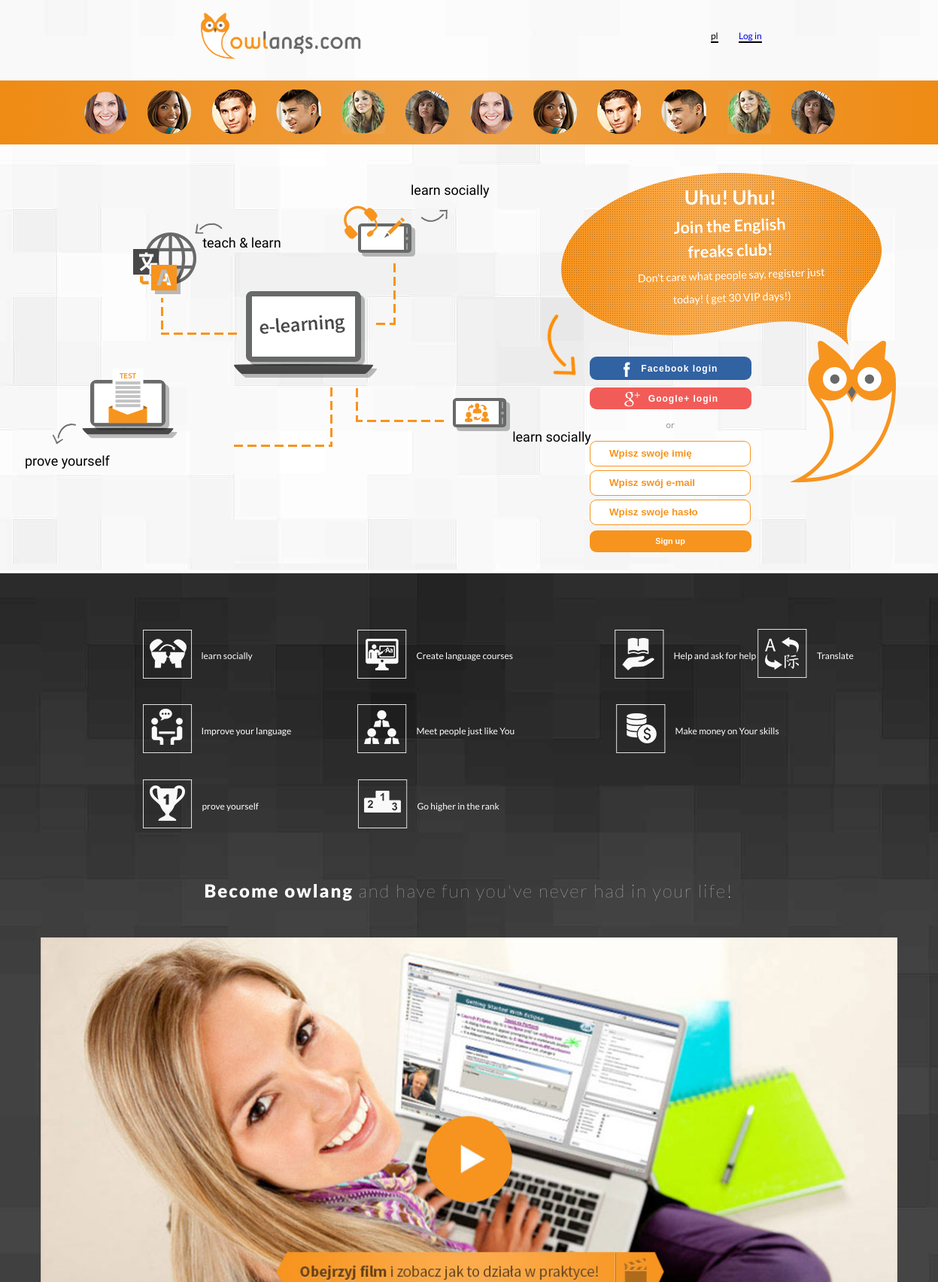
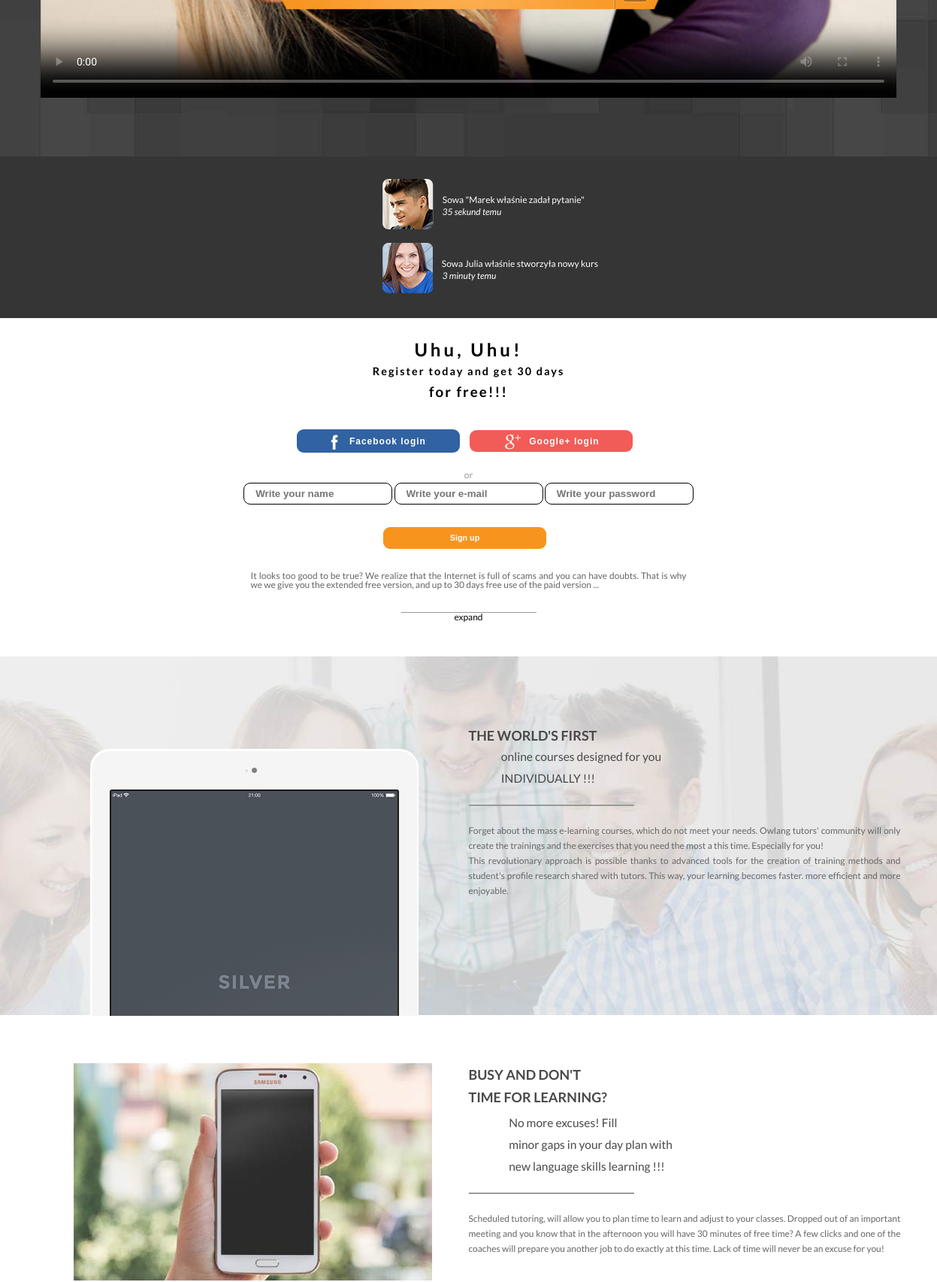
The page / (upper part) on the database its author committed (2 pictures, top to bottom).
### tables this page shows
CREATE TABLE `langs` (
  `id` int(11) NOT NULL,
  `pl` text NOT NULL,
  `en` text NOT NULL
);

### ajax/db.php (called while the page is built, shortened)
<?php session_start();
    try { $db = new PDO('mysql:host=mysql4.mydevil.net;dbname=m1310_sowa;charset=utf8','m1310_sowa','1Milion$'); }
    catch (PDOException $e) { echo "Problem z DB"; die(); }
    function dcangaris ($x1) {
        $x2 = stripslashes(preg_replace("/'/",'&#39;',$x1));
        $x3 = stripslashes(preg_replace('/"/','&#34;',$x2));
        return ''.$x3;
    }
    function langs ($val) {
        if($val) {
            global $db;
            $stmt = $db->prepare("select count(id) from langs where pl = ?");
            $stmt->bindValue(1, $val, PDO::PARAM_STR);
            $stmt->execute();
            $pid =  $stmt->fetchColumn();
            if($pid > 0) {
                if($stmt = $db->prepare("select en,pl from langs where pl = ? limit 1")) {
                    $stmt->bindValue(1, $val, PDO::PARAM_STR);
                    $stmt->execute();
                    $line = $stmt->fetchAll(PDO::FETCH_ASSOC);
                    if($line[0]['en']) { return dcangaris($line[0]['en']); }
                    else { return dcangaris($line[0]['pl']); }
                }
            }
        }
    }
?>

### index.php (the view, shortened to what this page needs)
<?php require_once("ajax/db.php");
?>
<!DOCTYPE html>
<html lang="pl">
<head>
    <link href="css/modal.min.css" rel="stylesheet" type="text/css">
    <link rel="stylesheet" type="text/css" href="css/html5reset-1.6.1.css">
    <link rel="stylesheet" type="text/css" href="css/style.css">
</head>
<body>
    <header>
        <a href="/index">
            <div id="logo">
                <h1 class="hidden">SowaJęzykowa.pl</h1>
            </div>
        </a>
        <div id="logowanie">
            <ul>
                <li>pl</li>
                <li><a href="/login"><? echo langs("Zasowuj się"); ?></a></li>
            </ul>
        </div>
    </header>
    <section id="faces">
        <h2 class="hidden">Użytkownicy</h2>
        <ul>
            <li><img src="img/strona_glowna/twarz1.png" alt="avatar1" /></li>
            <li><img src="img/strona_glowna/twarz2.png" alt="avatar2" /></li>
            <li><img src="img/strona_glowna/twarz3.png" alt="avatar3" /></li>
            <li><img src="img/strona_glowna/twarz4.png" alt="avatar4" /></li>
            <li><img src="img/strona_glowna/twarz5.png" alt="avatar5" /></li>
            <li><img src="img/strona_glowna/twarz6.png" alt="avatar6" /></li>
            <li><img src="img/strona_glowna/twarz1.png" alt="avatar1" /></li>
            <li><img src="img/strona_glowna/twarz2.png" alt="avatar2" /></li>
            <li class="none750"><img src="img/strona_glowna/twarz3.png" alt="avatar3" /></li>
            <li class="none750"><img src="img/strona_glowna/twarz4.png" alt="avatar4" /></li>
            <li class="none970"><img src="img/strona_glowna/twarz5.png" alt="avatar5" /></li>
            <li class="none970"><img src="img/strona_glowna/twarz6.png" alt="avatar6" /></li>
        </ul>
    </section>
    <section id="banner">
        <div class="wrapper">
            <h2 class="hidden">Schemat nauki</h2>
            <div id="e-learning">
                <img id="schemat" src="img/strona_glowna/schemat_nauki2.png" alt="schemat nauki" />
                <span id="tlumacz"><? echo langs("tłumacz"); ?></span>
                <span id="ucz1"><? echo langs("ucz się i nauczaj"); ?></span>
                <span id="zdobywaj"><? echo langs("zdobywaj nagrody"); ?></span>
                <span id="takich"><? echo langs("takich jak Ty"); ?></span>
            </div>
            <div id="dolacz">
                <img id="chmura" src="img/strona_glowna/sowachmura2.png" alt="chmura" />
                <h3><? echo langs("Uhu! Uhu!"); ?></h3>
                <p><span><? echo langs("Dołącz do klubu <br> pasjonatów angielskiego!</span> <br> Dziś się zarejestrujesz 30 dni VIP <br>zyskujesz"); ?></span></p>
                <div id="formularz">
                    <button class="loginBtn facebook">
                        <img src="img/strona_glowna/facebook.png" alt="fb" />
                        <span><? echo langs("Wejdź przez Facebook"); ?></span>
                    </button>
                    <div class="gSignInWrapper">
                        <button id='customBtn1' class="google customGPlusSignIn"><img src="img/strona_glowna/gplus.png" alt="google plus" /><span><? echo langs("Wejdź przez Google+"); ?></span></button>
                    </div>
                    <span><? echo langs("lub"); ?></span>
                    <div class='form'>
                        <input id="imie" required placeholder="Wpisz swoje imię">
                        <input id="email" tyle='email' required placeholder="Wpisz swój e-mail">
                        <input type="password" required id="haslo" placeholder="Wpisz swoje hasło">
                        <button class="btn btn-100 register"><? echo langs("ZAREJESTRUJ SIĘ"); ?></button>
                    </div>
                </div>
            </div>
        </div>
    </section>
    <section id="film">
        <div class="wrapper">
            <div class="col1">
                <ul>
                    <li><img id="ico1" src="img/strona_glowna/ico1.png" alt="nauka" /><? echo langs("Ucz się i nauczaj"); ?></li>
                    <li><img id="ico4" src="img/strona_glowna/ico4.png" alt="nauka" /><? echo langs("Szlifuj język"); ?></li>
                    <li><img id="ico7" src="img/strona_glowna/ico7.png" alt="nauka" /><? echo langs("Zdobywaj nagrody"); ?></li>
                </ul>
            </div>
            <div class="col2">
                <ul>
                    <li><img id="ico2" src="img/strona_glowna/ico2.png" alt="nauka" /><? echo langs("Twórz autorskie kursy językowe"); ?></li>
                    <li><img id="ico5" src="img/strona_glowna/ico5.png" alt="nauka" /><? echo langs("Poznawaj ludzi takich jak Ty"); ?></li>
                    <li><img id="ico8" src="img/strona_glowna/ico8.png" alt="nauka" /><? echo langs("Pnij się po szczeblach rankingu"); ?></li>
                </ul>
            </div>
            <div class="col3">
                <ul>
                    <li><img id="ico3" src="img/strona_glowna/ico3.png" alt="nauka" /><? echo langs("Pomagaj i proś o pomoc"); ?></li>
                    <li><img id="ico6" src="img/strona_glowna/ico6.png" alt="nauka" /><? echo langs("Tłumacz teksty"); ?></li>
                    <li><img id="ico9" src="img/strona_glowna/ico9.png" alt="nauka" /><? echo langs("Zarabiaj na swoich umiejętnościach"); ?></li>
                </ul>
            </div>
            <h2><? echo langs("<span>Zostań sową językową</span> i baw się jak nigdy w życiu!"); ?></h2>
            <video controls poster="img/strona_glowna/video_poster.jpg">
                <source src="movie.mp4" type="video/mp4">
                <source src="movie.ogg" type="video/ogg">
            </video>
        </div>
    </section>
    <section id="wydarzenia">
        <div class="wrapper">
            <div class="wyd">
                <img src="img/strona_glowna/twarz1_square.png" />
                <p>Sowa "Marek właśnie zadał pytanie"</p> <br />
                <span>35 sekund temu</span>
            </div>
            <div class="wyd">
                <img src="img/strona_glowna/twarz2_square.png" />
                <p>Sowa Julia właśnie stworzyła nowy kurs</p><br />
                <span>3 minuty temu</span>
            </div>
        </div>
    </section>
    <section class="rejestracja">
        <div class="wrapper">
            <span><? echo langs("Uhu, Uhu!"); ?></span>
            <h2><? echo langs("Dziś się zarejestrujesz, od sowy 30 darmowych dni <br> <span>zyskujesz!!!</span>"); ?></h2>
            <button class="loginBtn facebook">
                <img src="img/strona_glowna/facebook.png" alt="fb" />
                <span><? echo langs("Wejdź przez Facebook"); ?></span>
            </button>
            <div class="dispInline gSignInWrapper">
                <button id='customBtn2' class="google customGPlusSignIn"><img src="img/strona_glowna/gplus.png" alt="google plus" /><span><? echo langs("Wejdź przez Google+"); ?></span></button>
            </div>
            <br />
            <span class="styl"><? echo langs("lub"); ?></span>
            <div>
                <input id="imie" required placeholder="<? echo langs("Wpisz swoje imię"); ?>">
                <input id="email" tyle='email' required placeholder="<? echo langs("Wpisz swój e-mail"); ?>">
                <input type="password" required id="haslo" placeholder="<? echo langs("Wpisz swoje hasło"); ?>">
                <button class="btn btn-100 register"><? echo langs("ZAREJESTRUJ SIĘ"); ?></button>
			</div>
            <div class="rozwijany">
                <p><? echo langs("To wszystko wygląda zbyt dobrze, by było prawdziwe? Zdajemy sobie sprawę, że Internet roi się od oszustw i możesz mieć wątpliwości. Dlatego robimy coś, czego nie zrobił jeszcze nikt inny - dajemy Ci rozbudowaną wersję darmową oraz aż 30 dni darmowego korzystania z wersji płatnej..."); ?></p>
                <span class="rozwin detal"><? echo langs("rozwiń"); ?></span>
            </div>
        </div>
    </section>
    <section id="wiadomosci">
        <h2 class="hidden"><? echo langs("Informacje o serwisie"); ?></h2>
        <section class="info1">
            <div class="wrapper">
                <div class="kol1">
                </div>
                <div class="kol2">
                    <h3><? echo langs("Pierwsze na świecie"); ?></h3>
                    <span>
                        <? echo langs("kursy online tworzone dla Ciebie<br>INDYWIDUALNIE!!!"); ?>
                    </span>
                    <div class="beleczka"></div>
                    <p>
                        <? echo langs("Zapomnij o masowych kursach elearningowych, które nijak się mają do Twoich potrzeb. Korepetytorzy sowiej społeczności będą tworzyć specjalnie dla Ciebie tylko te szkolenia i zadania do wykonania, które są Ci w danej chwili najbardziej potrzebne."); ?>
                    </p>
                    <p><? echo langs("Te rewolucyjne podejście jest możliwe dzięki zaawansowanym narzędziom do kreacji szkoleń oraz metodom badania profilu ucznia udostępnionej każdemu korepetytorowi. Dzięki temu Twoja nauka stanie się szybsza. efektywniejsza i przyjemniejsza."); ?></p>
                </div>
            </div>
        </section>
        <section class="info2">
            <div class="wrapper">
                <div class="kol1">
                    <img id="smartphone" src="img/strona_glowna/smartphone.jpg" alt="smartphone" />
                </div>
                <div class="kol2">
                    <h3><? echo langs("JESTEŚ ZABIEGANY I NIE MASZ <br> CZASU NA NAUKĘ?"); ?></h3>
                    <span><? echo langs("Koniec wymówek! Zmieniamy <br> drobne luki w Twoim planie dnia na <br> nowe umiejętności językowe!!!"); ?></span>
                    <div class="beleczka"></div>
                    <p><? echo langs("Kalendarz korepetycji, pozwoli Ci planować czas na naukę i dostosować do Twoich zajęć. Wypadło Ci ważne spotkanie i wiesz że popołudniu będziesz mieć 30 min wolnego czasu? Kilka kliknięć i któryś z korepetytorów przygotuje Ci kolejne zadanie do wykonania dokładnie o tej porze.  Brak czasu już nigdy nie będzie dla Ciebie wymówką!"); ?></p>
                </div>
            </div>
        </section>
    </section>
</body>
</html>

### index.php (style rules this page uses)
.dispInline { display:inline; }

### rows shown on the page
langs: en "Log in"
langs: en "teach & learn"
langs: en "learn socially"
langs: en "prove yourself"
langs: en "learn…"
langs: en "Uhu! Uhu!"
langs: en "Join the English freaks club! Don't care what people say, register just today! ( get 30 VIP days!)"
langs: en "Facebook login"
langs: en "Google+ login"
langs: en "or"
langs: en "Sign up"
langs: en "Improve your language"
langs: en "Create language courses"
langs: en "Meet people just like You"
langs: en "Go higher in the rank"
langs: en "Help and ask for help"
langs: en "Translate"
langs: en "Make money on Your skills"
langs: en "Become owlang and have fun you've never had in your life!"
langs: en "Uhu, Uhu!"
langs: en "Register today and get 30 days for free!!!"
langs: en "Write your name"
langs: en "Write your e-mail"
langs: en "It looks too good to be true? We realize that the Internet is full of scams and you can have doubts. That is why we we give you the extended free version, and up to 30 days free use of the paid version ..."
langs: en "expand"
langs: en "THE WORLD'S FIRST"
langs: en "online courses designed for you INDIVIDUALLY !!!"
langs: en "Forget about the mass e-learning courses, which do not meet your needs. Owlang tutors' community will only create the trainings and the exercises that you need the most a this time. Especially for you!"
langs: en "This revolutionary approach is possible thanks to advanced tools for the creation of training methods and student's profile research shared with tutors. This way, your learning becomes faster. more efficient and more enjoyable."
langs: en "BUSY AND DON'T TIME FOR LEARNING?"
langs: en "No more excuses! Fill minor gaps in your day plan with new language skills learning !!!"
langs: en "Scheduled tutoring, will allow you to plan time to learn and adjust to your classes. Dropped out of an important meeting and you know that in the afternoon you will have 30 minutes of free time? A few clicks and one of the coaches will prepare you another job to do exactly at this time. Lack of time will never be an excuse for you!"
